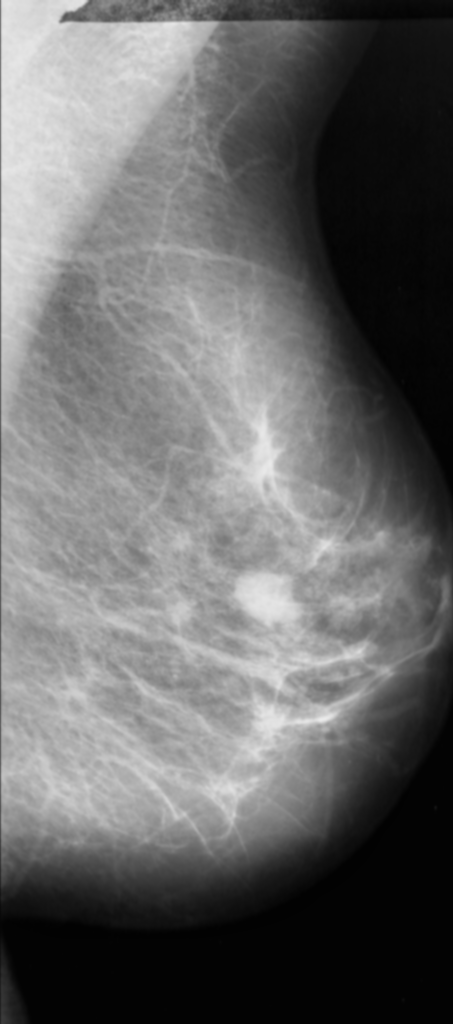
#> input picture dataset/10.pgm, 453 x 1024 px, given in place of 1.pgm, which was not available
$ python augment.py
#> lines starting #> are read from the running program, lines starting #| are printed output that depends on the picture; pictures that were not available may be replaced by others from this repository, and a replacement may not be noted
from __future__ import print_function

import numpy as np
import cv2 as cv
# [19 lines of commented-out code are left out]
for img_no in xrange(1,323):
    img = cv.imread("dataset/{}.pgm".format(img_no), cv.IMREAD_GRAYSCALE)
#> img is the input picture: shape (1024, 453); min 2, max 235, mean 104.4
    img_90 = cv.flip(img, 1, 1)
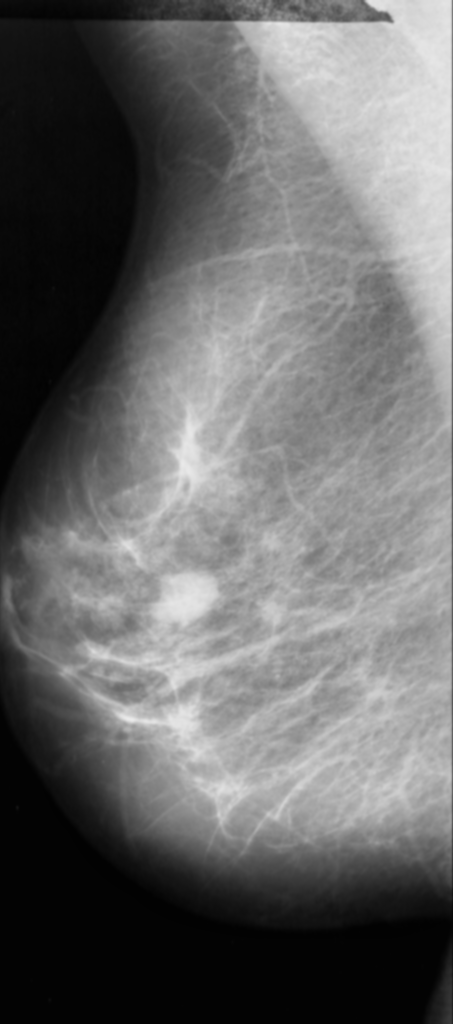
#> img_90: shape (1024, 453); min 2, max 235, mean 104.4
    img_180 = cv.flip(img, 0, 1)
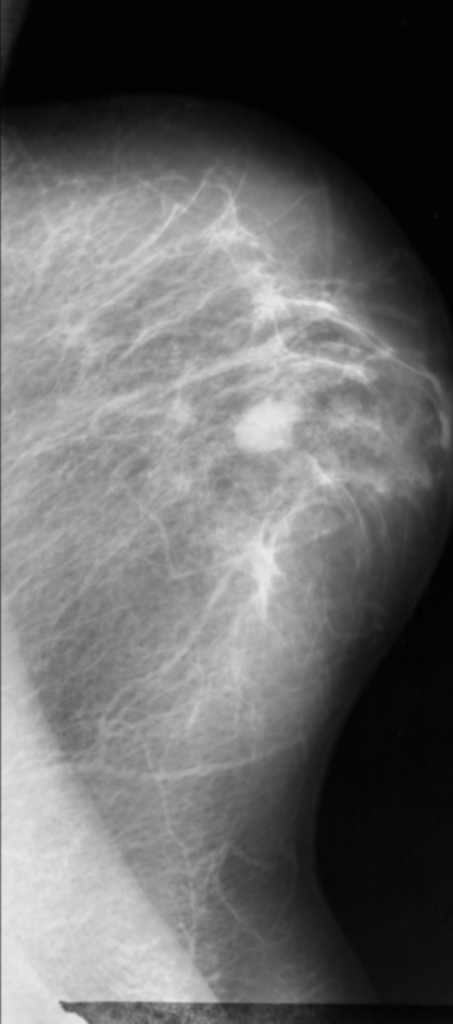
#> img_180: shape (1024, 453); min 2, max 235, mean 104.4
    img_270 = cv.flip(img, -1, 1)
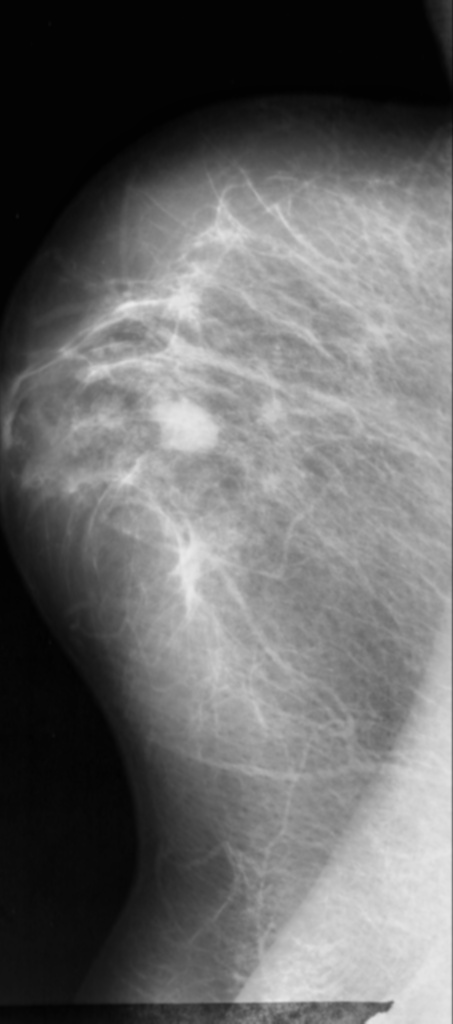
#> img_270: shape (1024, 453); min 2, max 235, mean 104.4
    cv.imwrite("dataset/{}_1.pgm".format(img_no), img_90)
    cv.imwrite("dataset/{}_2.pgm".format(img_no), img_180)
    cv.imwrite("dataset/{}_3.pgm".format(img_no), img_270)
    print("Done..{}".format(img_no))
#> pass 2 of the loop `for img_no in xrange(1,323):`:
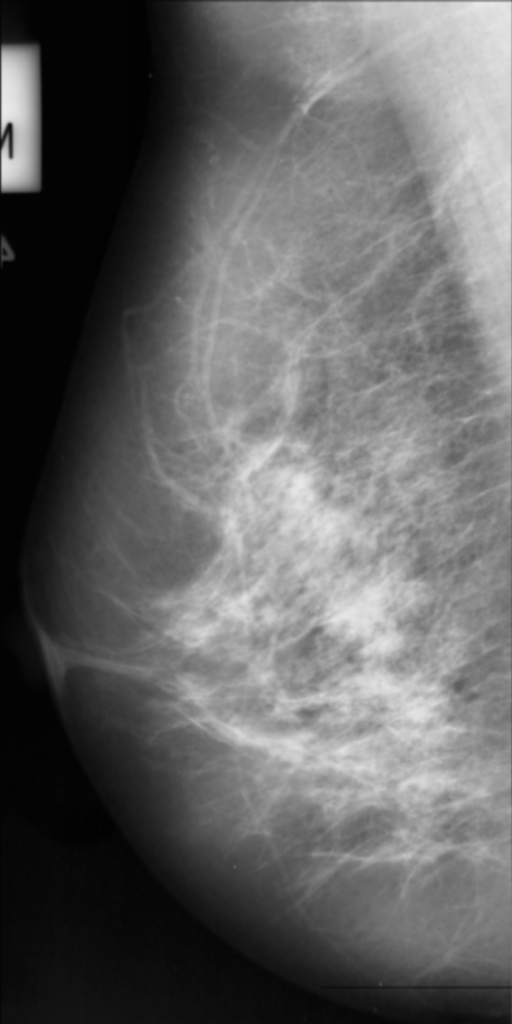
#> input picture dataset/103.pgm, 512 x 1024 px, given in place of 2.pgm, which was not available
#> img is the input picture: shape (1024, 512); min 2, max 233, mean 99.4
#> img_90: shape (1024, 512)
#> `img_180 = cv.flip(img, 0, 1)`:
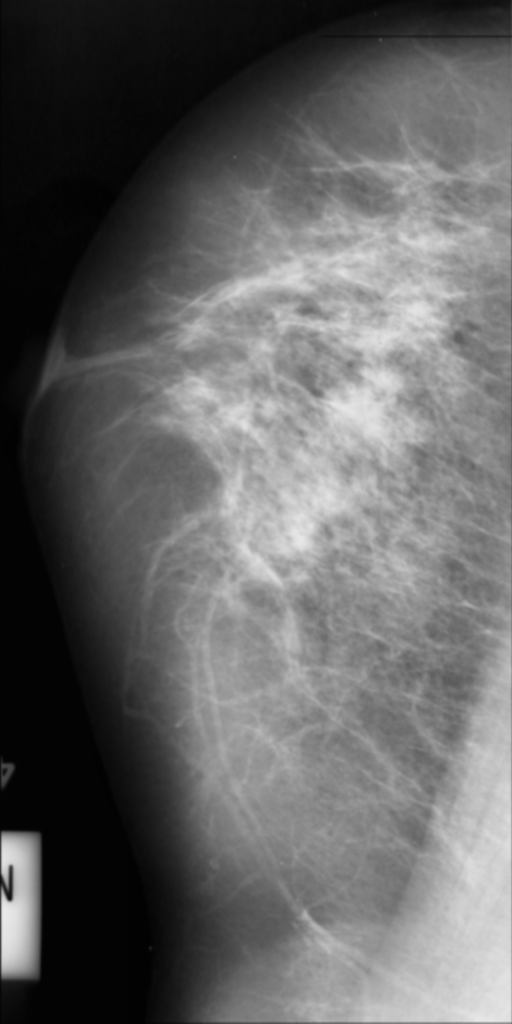
#> img_180: shape (1024, 512); min 2, max 233, mean 99.4
#> `img_270 = cv.flip(img, -1, 1)`:
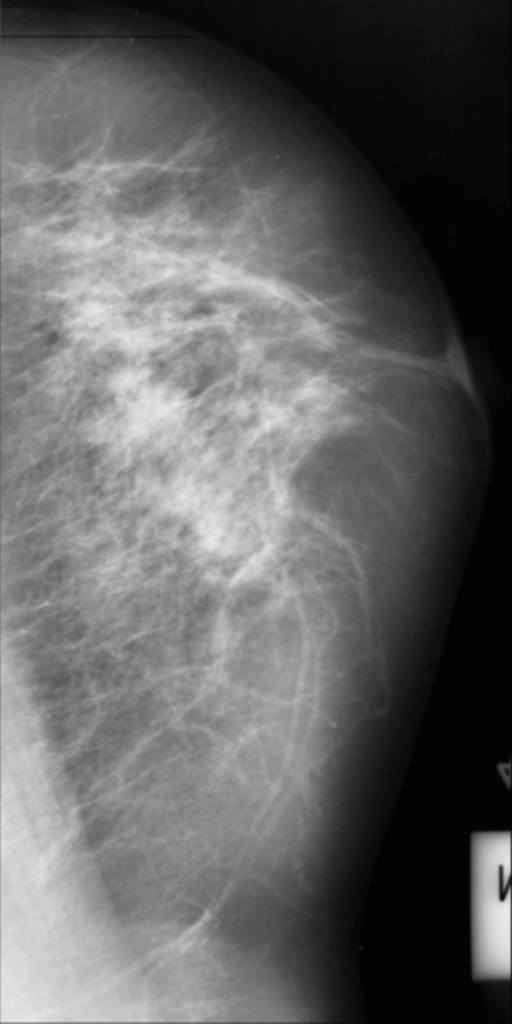
#> img_270: shape (1024, 512); min 2, max 233, mean 99.4
